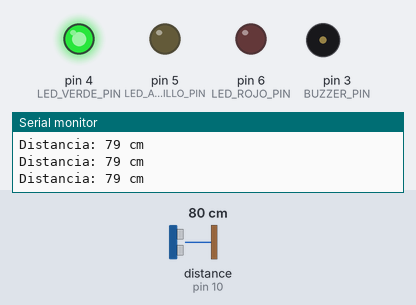
A sketch run on a simulated Arduino Uno, built with avr-gcc and run on an emulated ATmega328P. Shown: output pins drawn as LEDs (lit = HIGH), buzzer (waves = sounding), the last lines printed to the serial monitor. Wiring (inferred from the names in the program): ultrasonic range finder: trigger pin 9; echo pin 10. Inputs (shaded band) come from the test bench; at power-on: distance to the obstacle (sensor on pin 10) 80 cm. The echo pulse lasts 58.3 µs per cm; pins used as bus, display or sensor lines are not drawn.

Above: at 1.2 s.
1.3 s: distance to the obstacle (sensor on pin 10) set to 13 cm
4.3 s: distance to the obstacle (sensor on pin 10) set to 10 cm
At 4.49 s:
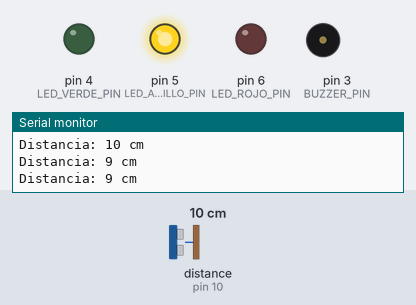
7.3 s: distance to the obstacle (sensor on pin 10) set to 8 cm
10.3 s: distance to the obstacle (sensor on pin 10) set to 5 cm
At 10.6 s:
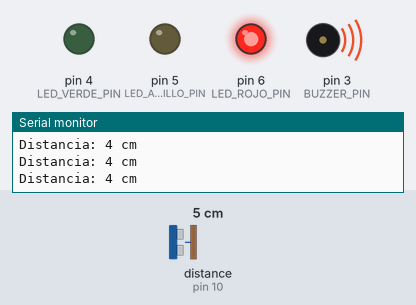
11.8 s: distance to the obstacle (sensor on pin 10) set to 9 cm
At 11.98 s:
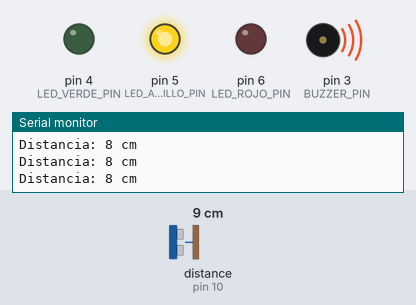
14.8 s: distance to the obstacle (sensor on pin 10) set to 2 cm
At 16.1 s:
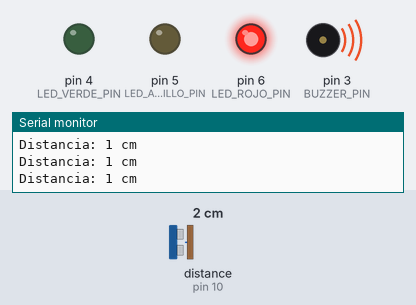
Timing chart, 0 to 17.8 s (numbered marks = the images above; inputs shaded):
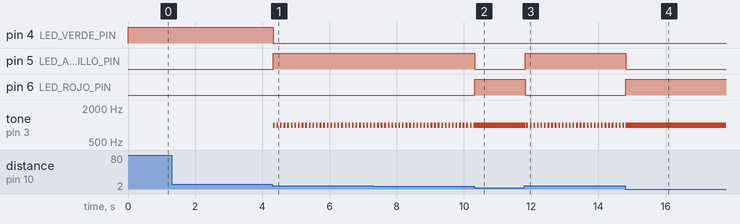

Measured:
- the behaviour switches between 12 and 11 cm on distance to the obstacle (sensor on pin 10) (found by bisection; images 0 and 1)
- the behaviour switches between 7 and 6 cm on distance to the obstacle (sensor on pin 10) (found by bisection; images 1 and 2)
- after the input at 4.3 s, pin 4 (LED_VERDE_PIN): HIGH → LOW at once; pin 5 (LED_AMARILLO_PIN): LOW → HIGH at once; tone on pin 3 (BUZZER_PIN): alternates 1000 Hz for 0.05 s and silent for 0.06 s, starting at once
- after the input at 10.3 s, pin 5 (LED_AMARILLO_PIN): HIGH → LOW at once; pin 6 (LED_ROJO_PIN): LOW → HIGH at once; tone on pin 3 (BUZZER_PIN): stops changing and stays 1000 Hz
- after the input at 11.8 s, pin 5 (LED_AMARILLO_PIN): LOW → HIGH at once; pin 6 (LED_ROJO_PIN): HIGH → LOW at once; tone on pin 3 (BUZZER_PIN): alternates 1000 Hz for 0.05 s and silent for 0.06 s, starting at once
- after the input at 14.8 s, pin 5 (LED_AMARILLO_PIN): HIGH → LOW at once; pin 6 (LED_ROJO_PIN): LOW → HIGH at once; tone on pin 3 (BUZZER_PIN): goes on until 14.8 s, then stays 1000 Hz

The sketch:

distancia_+_indicador_led.ino
```cpp
#define TRIG_PIN 9
#define ECHO_PIN 10
#define BUZZER_PIN 3
#define LED_VERDE_PIN 4
#define LED_AMARILLO_PIN 5
#define LED_ROJO_PIN 6

long duracion;
int distancia;

unsigned long previousMillis = 0;  // Para los intervalos del buzzer
unsigned long intervalAmarillo = 45;  // Intervalo para el buzzer cuando el LED es amarillo (45 ms)
unsigned long intervalRojo = 10;     // Intervalo para el buzzer cuando el LED es rojo (10 ms)
bool buzzerState = false;  // Para controlar el estado del buzzer

void setup() {
  // Configuración de pines
  pinMode(TRIG_PIN, OUTPUT);
  pinMode(ECHO_PIN, INPUT);
  pinMode(BUZZER_PIN, OUTPUT);
  pinMode(LED_VERDE_PIN, OUTPUT);
  pinMode(LED_AMARILLO_PIN, OUTPUT);
  pinMode(LED_ROJO_PIN, OUTPUT);

  Serial.begin(9600);
}

void loop() {
  // Enviar pulso al sensor ultrasónico
  digitalWrite(TRIG_PIN, LOW);
  delayMicroseconds(2);
  digitalWrite(TRIG_PIN, HIGH);
  delayMicroseconds(10);
  digitalWrite(TRIG_PIN, LOW);

  // Leer el tiempo de retorno del eco
  duracion = pulseIn(ECHO_PIN, HIGH);

  // Calcular la distancia en cm
  distancia = duracion * 0.0344 / 2;

  // Mostrar la distancia en el puerto serie (opcional)
  Serial.print("Distancia: ");
  Serial.print(distancia);
  Serial.println(" cm");

  // Obtener el tiempo actual
  unsigned long currentMillis = millis();

  // Control de buzzer y LEDs según la distancia
  if (distancia >= 11) {  // Distancia mayor o igual a 11 cm
    // LED verde sin sonido (buzzer apagado)
    digitalWrite(LED_VERDE_PIN, HIGH);
    digitalWrite(LED_AMARILLO_PIN, LOW);
    digitalWrite(LED_ROJO_PIN, LOW);
    noTone(BUZZER_PIN);  // Apagar buzzer
  } else if (distancia > 5 && distancia <= 10) {  // Distancia entre 6 y 10 cm
    // LED amarillo
    digitalWrite(LED_VERDE_PIN, LOW);
    digitalWrite(LED_AMARILLO_PIN, HIGH);
    digitalWrite(LED_ROJO_PIN, LOW);

    // Controlar el buzzer para que pite cada 45 ms
    if (currentMillis - previousMillis >= intervalAmarillo) {
      previousMillis = currentMillis;  // Actualizar el tiempo
      buzzerState = !buzzerState;  // Cambiar el estado del buzzer
      if (buzzerState) {
        tone(BUZZER_PIN, 1000, 50);  // Emitir un pitido (50 ms)
      }
    }
  } else if (distancia <= 5) {  // Distancia de 5 cm o menos
    // LED rojo
    digitalWrite(LED_VERDE_PIN, LOW);
    digitalWrite(LED_AMARILLO_PIN, LOW);
    digitalWrite(LED_ROJO_PIN, HIGH);

    // Controlar el buzzer para que pite cada 10 ms
    if (currentMillis - previousMillis >= intervalRojo) {
      previousMillis = currentMillis;  // Actualizar el tiempo
      buzzerState = !buzzerState;  // Cambiar el estado del buzzer
      if (buzzerState) {
        tone(BUZZER_PIN, 1000, 50);  // Emitir un pitido (50 ms)
      }
    }
  }

  delay(10);  // Pausa para estabilizar la lectura
}
```
